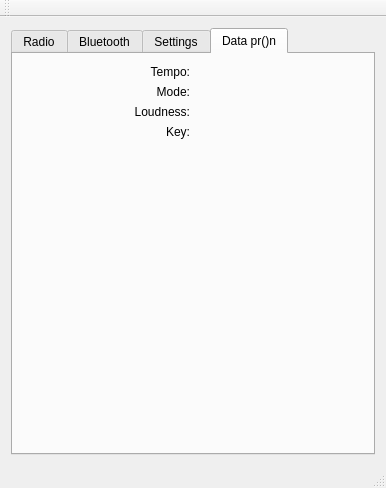
<?xml version="1.0" encoding="UTF-8"?>
<ui version="4.0">
 <class>MainWindow</class>
 <widget class="QMainWindow" name="MainWindow">
  <property name="geometry">
   <rect>
    <x>0</x>
    <y>0</y>
    <width>350</width>
    <height>488</height>
   </rect>
  </property>
  <property name="windowTitle">
   <string>MainWindow</string>
  </property>
  <widget class="QWidget" name="centralWidget">
   <layout class="QVBoxLayout" name="verticalLayout">
    <item>
     <widget class="QTabWidget" name="dataPron">
      <property name="currentIndex">
       <number>3</number>
      </property>
      <widget class="QWidget" name="radioTab">
       <attribute name="title">
        <string>Radio</string>
       </attribute>
       <layout class="QVBoxLayout" name="verticalLayout_4">
        <item>
         <widget class="QLabel" name="artwork">
          <property name="sizePolicy">
           <sizepolicy hsizetype="Preferred" vsizetype="MinimumExpanding">
            <horstretch>0</horstretch>
            <verstretch>0</verstretch>
           </sizepolicy>
          </property>
          <property name="text">
           <string/>
          </property>
         </widget>
        </item>
        <item>
         <widget class="QLabel" name="title">
          <property name="text">
           <string>Title</string>
          </property>
         </widget>
        </item>
        <item>
         <widget class="QLabel" name="artist">
          <property name="text">
           <string>Artist</string>
          </property>
         </widget>
        </item>
        <item>
         <widget class="QLabel" name="album">
          <property name="text">
           <string>Album</string>
          </property>
         </widget>
        </item>
        <item>
         <widget class="QProgressBar" name="trackProgress">
          <property name="value">
           <number>0</number>
          </property>
         </widget>
        </item>
        <item>
         <layout class="QHBoxLayout" name="horizontalLayout">
          <item>
           <widget class="QPushButton" name="love">
            <property name="enabled">
             <bool>false</bool>
            </property>
            <property name="text">
             <string>Love</string>
            </property>
           </widget>
          </item>
          <item>
           <widget class="QPushButton" name="ban">
            <property name="enabled">
             <bool>false</bool>
            </property>
            <property name="text">
             <string>Ban</string>
            </property>
           </widget>
          </item>
          <item>
           <widget class="QPushButton" name="playStop">
            <property name="enabled">
             <bool>false</bool>
            </property>
            <property name="text">
             <string>Play</string>
            </property>
            <property name="checkable">
             <bool>true</bool>
            </property>
           </widget>
          </item>
          <item>
           <widget class="QPushButton" name="skip">
            <property name="enabled">
             <bool>false</bool>
            </property>
            <property name="text">
             <string>Skip</string>
            </property>
           </widget>
          </item>
         </layout>
        </item>
       </layout>
      </widget>
      <widget class="QWidget" name="btTab">
       <attribute name="title">
        <string>Bluetooth</string>
       </attribute>
       <layout class="QVBoxLayout" name="verticalLayout_3">
        <item>
         <widget class="QListView" name="listView">
          <property name="alternatingRowColors">
           <bool>true</bool>
          </property>
          <property name="viewMode">
           <enum>QListView::ListMode</enum>
          </property>
          <property name="uniformItemSizes">
           <bool>false</bool>
          </property>
         </widget>
        </item>
        <item>
         <widget class="QProgressBar" name="btProgress">
          <property name="value">
           <number>0</number>
          </property>
         </widget>
        </item>
       </layout>
      </widget>
      <widget class="QWidget" name="settingsTab">
       <attribute name="title">
        <string>Settings</string>
       </attribute>
       <layout class="QVBoxLayout" name="verticalLayout_2">
        <item>
         <widget class="QLineEdit" name="username">
          <property name="text">
           <string>username</string>
          </property>
         </widget>
        </item>
        <item>
         <widget class="QLineEdit" name="password">
          <property name="text">
           <string>password</string>
          </property>
          <property name="echoMode">
           <enum>QLineEdit::Password</enum>
          </property>
         </widget>
        </item>
        <item>
         <widget class="QCheckBox" name="rememberMe">
          <property name="text">
           <string>Remember me?</string>
          </property>
         </widget>
        </item>
        <item>
         <layout class="QHBoxLayout" name="horizontalLayout_2">
          <item>
           <widget class="QPushButton" name="login">
            <property name="text">
             <string>Login</string>
            </property>
           </widget>
          </item>
          <item>
           <widget class="QLabel" name="status">
            <property name="text">
             <string>Offline</string>
            </property>
           </widget>
          </item>
         </layout>
        </item>
        <item>
         <spacer name="verticalSpacer">
          <property name="orientation">
           <enum>Qt::Vertical</enum>
          </property>
          <property name="sizeHint" stdset="0">
           <size>
            <width>20</width>
            <height>40</height>
           </size>
          </property>
         </spacer>
        </item>
       </layout>
      </widget>
      <widget class="QWidget" name="tab">
       <attribute name="title">
        <string>Data pr()n</string>
       </attribute>
       <layout class="QVBoxLayout" name="verticalLayout_5">
        <item>
         <layout class="QGridLayout" name="gridLayout">
          <item row="0" column="0">
           <widget class="QLabel" name="tempo">
            <property name="text">
             <string>Tempo:</string>
            </property>
            <property name="alignment">
             <set>Qt::AlignRight|Qt::AlignTrailing|Qt::AlignVCenter</set>
            </property>
           </widget>
          </item>
          <item row="0" column="1">
           <widget class="QLabel" name="tempoValue">
            <property name="text">
             <string/>
            </property>
           </widget>
          </item>
          <item row="1" column="0">
           <widget class="QLabel" name="mode">
            <property name="text">
             <string>Mode:</string>
            </property>
            <property name="alignment">
             <set>Qt::AlignRight|Qt::AlignTrailing|Qt::AlignVCenter</set>
            </property>
           </widget>
          </item>
          <item row="2" column="0">
           <widget class="QLabel" name="loudness">
            <property name="text">
             <string>Loudness:</string>
            </property>
            <property name="alignment">
             <set>Qt::AlignRight|Qt::AlignTrailing|Qt::AlignVCenter</set>
            </property>
           </widget>
          </item>
          <item row="3" column="0">
           <widget class="QLabel" name="key">
            <property name="text">
             <string>Key:</string>
            </property>
            <property name="alignment">
             <set>Qt::AlignRight|Qt::AlignTrailing|Qt::AlignVCenter</set>
            </property>
           </widget>
          </item>
          <item row="1" column="1">
           <widget class="QLabel" name="modeValue">
            <property name="text">
             <string/>
            </property>
           </widget>
          </item>
          <item row="2" column="1">
           <widget class="QLabel" name="loudnessValue">
            <property name="text">
             <string/>
            </property>
           </widget>
          </item>
          <item row="3" column="1">
           <widget class="QLabel" name="keyValue">
            <property name="text">
             <string/>
            </property>
           </widget>
          </item>
         </layout>
        </item>
        <item>
         <spacer name="verticalSpacer_2">
          <property name="orientation">
           <enum>Qt::Vertical</enum>
          </property>
          <property name="sizeHint" stdset="0">
           <size>
            <width>20</width>
            <height>40</height>
           </size>
          </property>
         </spacer>
        </item>
       </layout>
      </widget>
     </widget>
    </item>
   </layout>
  </widget>
  <widget class="QMenuBar" name="menuBar">
   <property name="geometry">
    <rect>
     <x>0</x>
     <y>0</y>
     <width>350</width>
     <height>22</height>
    </rect>
   </property>
  </widget>
  <widget class="QToolBar" name="mainToolBar">
   <attribute name="toolBarArea">
    <enum>TopToolBarArea</enum>
   </attribute>
   <attribute name="toolBarBreak">
    <bool>false</bool>
   </attribute>
  </widget>
  <widget class="QStatusBar" name="statusBar"/>
 </widget>
 <layoutdefault spacing="6" margin="11"/>
 <resources/>
 <connections/>
</ui>
